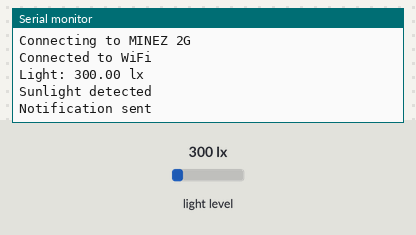
A sketch run on a simulated Arduino MKR. On the bench: the last lines printed to the serial monitor. The test bench sets the inputs (shaded band); at power-on: light level 300 lx. WiFi joins after 1.5 s; servers stay silent unless stated; web services answer with replies made up by the test bench.

Above: at 2.7 s.
2.8 s: light level set to 40 lx
At 6.95 s:
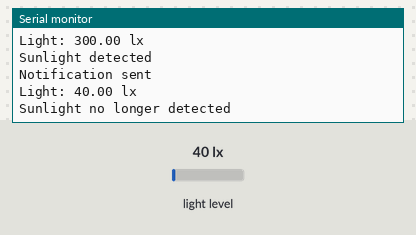
8.8 s: light level set to 500 lx
At 18.4 s:
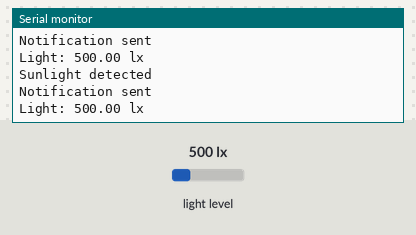
Timing chart, 0 to 19.9 s (numbered marks = the images above; inputs shaded):
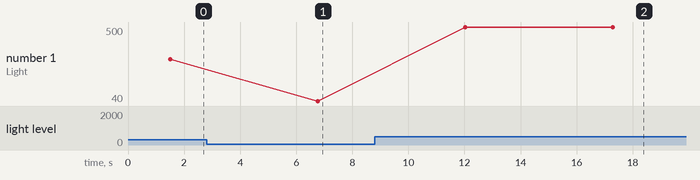

The sketch:

IFTTT_Trigger.ino
```cpp
#include <WiFiNINA.h>
#include <BH1750.h>
#include <Wire.h>

// WiFi credentials
const char* ssid     = "MINEZ 2G";
const char* password = "69699696";
WiFiClient client;

// IFTTT Webhooks information
const String IFTTTKey = "dKXDCVns8E_mUn3pcYFJ_n";
const String eventStart = "Light_HIGH";  // Event name when sunlight starts
const String eventStop = "Light_LOW";    // Event name when sunlight stops

// BH1750 light sensor
BH1750 lightMeter;

// Sunlight threshold in lux
const float sunlightThreshold = 50.0; // Adjust based on your environment

void setup() {
  Serial.begin(9600);
  while (!Serial);

  // Initialize WiFi
  Serial.print("Connecting to ");
  Serial.println(ssid);
  if (WiFi.begin(ssid, password) != WL_CONNECTED) {
    Serial.println("Failed to connect to WiFi. Please check your credentials");
    while (true);
  }

  Serial.println("Connected to WiFi");

  // Initialize the BH1750 sensor
  Wire.begin();
  lightMeter.begin();

}

void loop() {
  float lux = lightMeter.readLightLevel();
  Serial.print("Light: ");
  Serial.print(lux);
  Serial.println(" lx");

  static bool sunlightDetected = false;

  if (lux >= sunlightThreshold && !sunlightDetected) {
    // Sunlight starts
    Serial.println("Sunlight detected");
    sendNotification(eventStart);
    sunlightDetected = true;
  } else if (lux < sunlightThreshold && sunlightDetected) {
    // Sunlight stops
    Serial.println("Sunlight no longer detected");
    sendNotification(eventStop);
    sunlightDetected = false;
  }

  // Reading interval
  delay(5000); // Adjust as needed
}

void sendNotification(String event) {
  String url = "/trigger/" + event + "/with/key/" + IFTTTKey;

  if (client.connect("maker.ifttt.com", 80)) {
    client.println("GET " + url + " HTTP/1.1");
    client.println("Host: maker.ifttt.com");
    client.println("Connection: close");
    client.println(); // End of request
    while (client.connected()) {
      String line = client.readStringUntil('\n');
      if (line == "\r") {
        break; // Headers received, body should follow
      }
    }
    Serial.println("Notification sent");
  } else {
    Serial.println("Failed to connect to IFTTT");
  }

  client.stop();
}
```

Measured:
- after the input at 2.8 s, the serial monitor: prints a new line after 4.0 s (image 1)
- after the input at 8.8 s, the serial monitor: prints a new line after 3.2 s (image 2)
- plotted number 1: 300 → 40 after the input at 2.8 s, 40 → 500 after the input at 8.8 s
